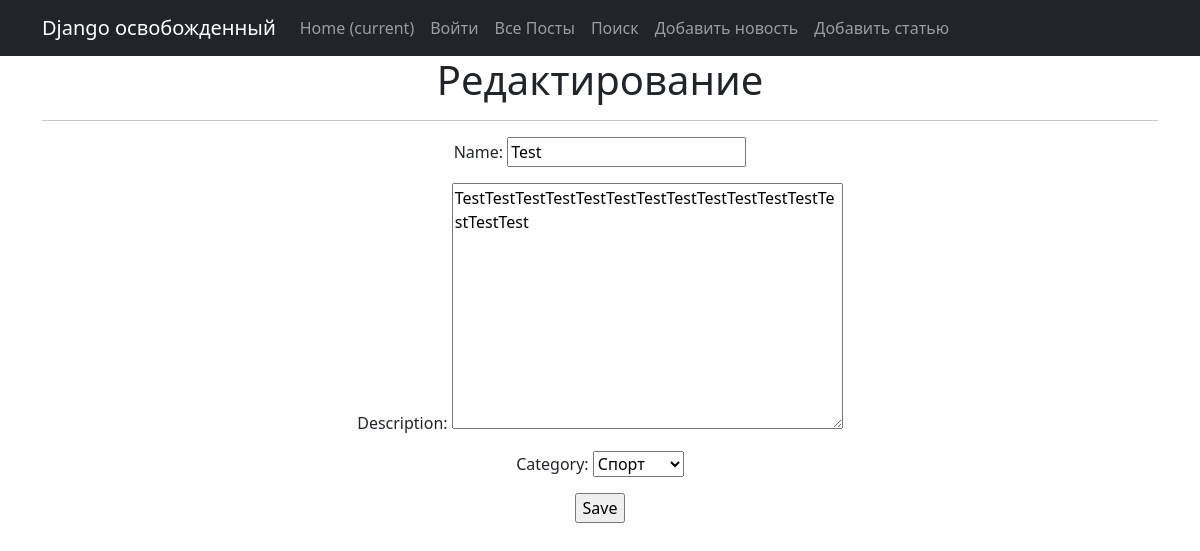
The app's page /post/13/update/ (signed in) with its own data.
### news/models.py (models this page shows, shortened)
class News(models.Model):
    name = models.CharField(
        max_length=50,
        unique=False,
    )
    description = models.TextField()
    date = models.DateTimeField(auto_now_add=True)
    category = models.ForeignKey(
        to='Category',
        on_delete=models.CASCADE,
        related_name='news'
    )

class Category(models.Model):
    name = models.CharField(max_length=50, unique=True)
    def __str__(self):
        return self.name.title()

### news/views.py (the view)
# urls.py: path('<int:pk>/update/', PostUpdate.as_view(), name='post_update'),
class PostUpdate(PermissionRequiredMixin, UpdateView):
    permission_required = ('news.change_news',)
    form_class = NewsForm
    model = News
    template_name = 'post_update.html'

### news/forms.py (shortened to what this page needs)
class NewsForm(forms.ModelForm):
    class Meta:
        model = News
        fields = [
            'name',
            'description',
            'category',
        ]

### templates/post_update.html (shortened to what this page needs)
{% extends 'flatpages/default.html' %}
{% block content %}
<h1>Редактирование</h1>
<hr>
<form action="" method="post">
    {{ form.as_p }}
    <input type="submit" value="Save" />
</form>
{% endblock content %}

### records on screen
News: name "Test", description "TestTestTestTestTestTestTestTestTestTestTestTestTestTestTest", category "Спорт"
